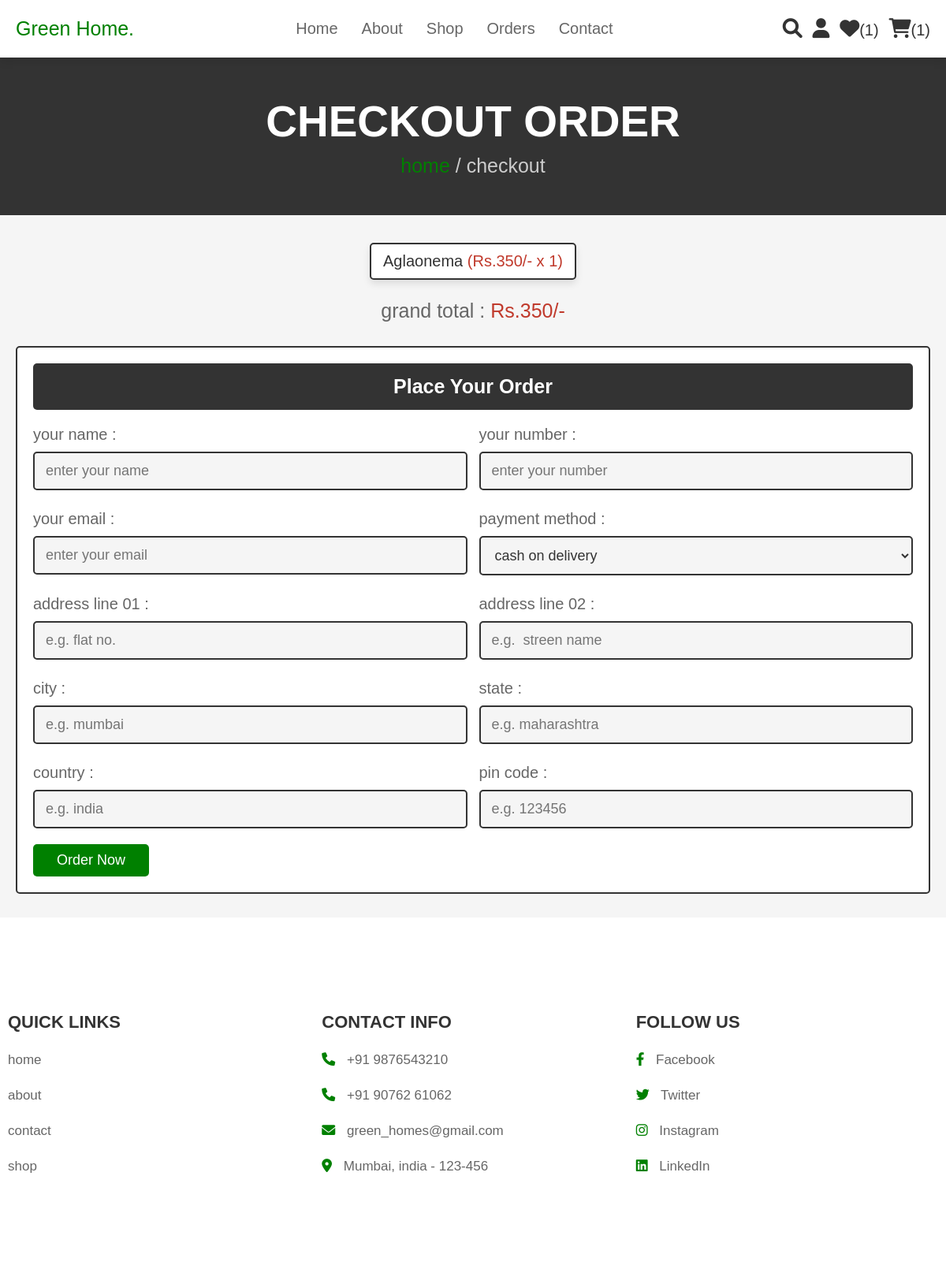
Screenshot of /checkout.php (signed in) with the database file from the repository.
### tables this page shows
CREATE TABLE `cart` (
  `id` int(100) NOT NULL,
  `user_id` int(100) NOT NULL,
  `pid` int(100) NOT NULL,
  `name` varchar(100) NOT NULL,
  `price` int(100) NOT NULL,
  `quantity` int(100) NOT NULL,
  `image` varchar(100) NOT NULL
);

### checkout.php (the view, shortened to what this page needs)
<?php
@include 'config.php';
$user_id = $_SESSION['user_id'];
?>
<!DOCTYPE html>
<html lang="en">
<head>
   <link rel="stylesheet" href="https://cdnjs.cloudflare.com/ajax/libs/font-awesome/6.0.0/css/all.min.css">
   <link rel="stylesheet" href="css/style.css">
</head>
<body>
   <?php @include 'header.php'; ?>
   <section class="heading">
      <h3>checkout order</h3>
      <p> <a href="home.php">home</a> / checkout </p>
   </section>
   <section class="display-order">
      <?php
        $grand_total = 0;
        $select_cart = mysqli_query($conn, "SELECT * FROM `cart` WHERE user_id = '$user_id'") or die('query failed');
        if(mysqli_num_rows($select_cart) > 0){
            while($fetch_cart = mysqli_fetch_assoc($select_cart)){
            $total_price = ($fetch_cart['price'] * $fetch_cart['quantity']);
            $grand_total += $total_price;
    ?>
      <p> <?php echo $fetch_cart['name'] ?>
         <span>(<?php echo 'Rs.'.$fetch_cart['price'].'/-'.' x '.$fetch_cart['quantity']  ?>)</span>
      </p>
      <?php
        }
        }else{
            echo '<p class="empty">your cart is empty</p>';
        }
    ?>
      <div class="grand-total">grand total : <span>Rs.<?php echo $grand_total; ?>/-</span></div>
   </section>
   <section class="checkout">
      <form action="" method="POST">
         <h3>place your order</h3>
         <div class="flex">
            <div class="inputBox">
               <span>your name :</span>
               <input type="text" name="name" required placeholder="enter your name">
            </div>
            <div class="inputBox">
               <span>your number :</span>
               <input type="number" name="number" required min="0" placeholder="enter your number">
            </div>
            <div class="inputBox">
               <span>your email :</span>
               <input type="email" name="email" required placeholder="enter your email">
            </div>
            <div class="inputBox">
               <span>payment method :</span>
               <select name="method" required>
                  <option value="cash on delivery">cash on delivery</option>
               </select>
            </div>
            <div class="inputBox">
               <span>address line 01 :</span>
               <input type="text" name="flat" required placeholder="e.g. flat no.">
            </div>
            <div class="inputBox">
               <span>address line 02 :</span>
               <input type="text" name="street" required placeholder="e.g.  streen name">
            </div>
            <div class="inputBox">
               <span>city :</span>
               <input type="text" name="city" required placeholder="e.g. mumbai">
            </div>
            <div class="inputBox">
               <span>state :</span>
               <input type="text" name="state" required placeholder="e.g. maharashtra">
            </div>
            <div class="inputBox">
               <span>country :</span>
               <input type="text" name="country" required placeholder="e.g. india">
            </div>
            <div class="inputBox">
               <span>pin code :</span>
               <input type="number" min="0" name="pin_code" required placeholder="e.g. 123456">
            </div>
         </div>
         <input type="submit" name="order" value="order now" class="btn">
      </form>
   </section>
   <?php @include 'footer.php'; ?>
</body>
</html>

### css/style.css (style rules this page uses)
:root { --pink: green; --red: #c0392b; --orange: #f39c12; --black: #333; --white: #fff; --light-color: #666; --light-white: #ccc; --light-bg: #f5f5f5; --border: .2rem solid var(--black); --box-shadow: 0 .5rem 1rem rgba(0, 0, 0, .1); }
* { font-family: 'Rubik', sans-serif; margin: 0; padding: 0; box-sizing: border-box; outline: none; border: none; text-decoration: none; transition: all .2s linear; }
html { font-size: 62.5%; overflow-x: hidden; scroll-behavior: smooth; scroll-padding-top: 6.5rem; }
body { background: var(--light-bg); }
section { padding: 3rem 2rem; }
.btn, .delete-btn, .option-btn { display: inline-block; border-radius: .5rem; margin-top: 1rem; font-size: 1.8rem; color: var(--white); cursor: pointer; padding: 1rem 3rem; text-transform: capitalize; }
.btn { background-color: var(--pink); position: relative; z-index: 999; }
.heading { display: flex; flex-flow: column; align-items: center; justify-content: center; gap: 1rem; background-color: var(--black); text-align: center; min-height: 25vh; }
.heading h3 { font-size: 5.5rem; color: var(--white); text-transform: uppercase; }
.heading p { font-size: 2.5rem; color: var(--light-white); }
.heading p a { color: var(--pink); }
.display-order { max-width: 1200px; margin: 0 auto; text-align: center; padding-bottom: 0; }
.display-order p { display: inline-block; border-radius: .5rem; font-size: 2rem; color: var(--black); padding: 1rem 1.5rem; margin: .5rem; background-color: var(--white); box-shadow: var(--box-shadow); border: var(--border); }
.display-order p span { color: var(--red); }
.display-order .grand-total { margin-top: 2rem; font-size: 2.5rem; color: var(--light-color); }
.display-order .grand-total span { color: var(--red); }
.checkout form { background-color: var(--white); border: var(--border); max-width: 1200px; margin: 0 auto; border-radius: .5rem; padding: 2rem; box-shadow: var(--border); }
.checkout form h3 { padding: 1.5rem; font-size: 2.5rem; margin-bottom: 2rem; background-color: var(--black); color: var(--white); border-radius: .5rem; text-align: center; text-transform: capitalize; }
.checkout form .flex { display: flex; flex-wrap: wrap; gap: 1.5rem; }
.checkout form .flex .inputBox { flex: 1 1 40rem; }
.checkout form .flex .inputBox input, .checkout form .flex .inputBox select { margin: 1rem 0; width: 100%; background-color: var(--light-bg); padding: 1.2rem 1.4rem; border: var(--border); font-size: 1.8rem; color: var(--black); border-radius: .5rem; }
.checkout form .flex .inputBox span { font-size: 2rem; color: var(--light-color); }

### rows the page displays
cart: name "Aglaonema", price "350", quantity "1"

### other values shown
$wishlist_num_rows "1"
$cart_num_rows "1"
$grand_total "350"
